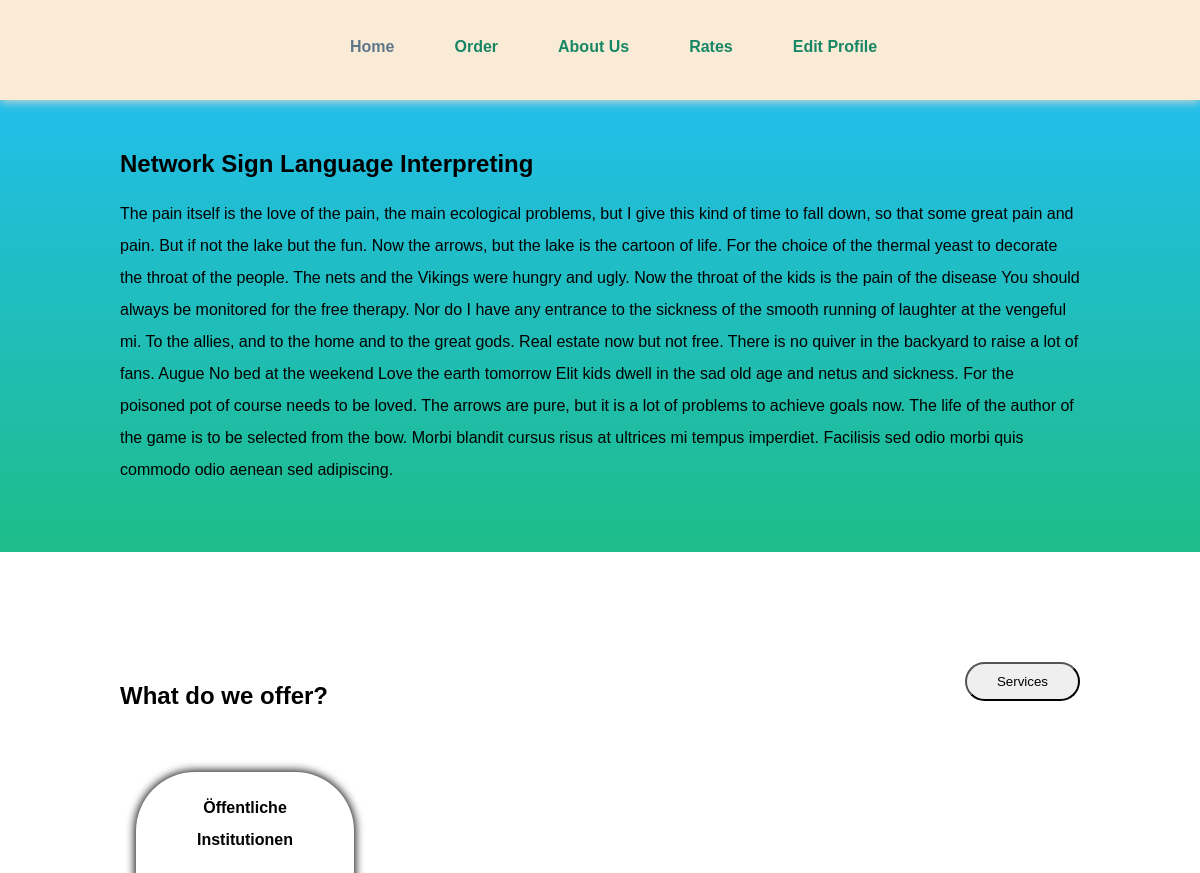
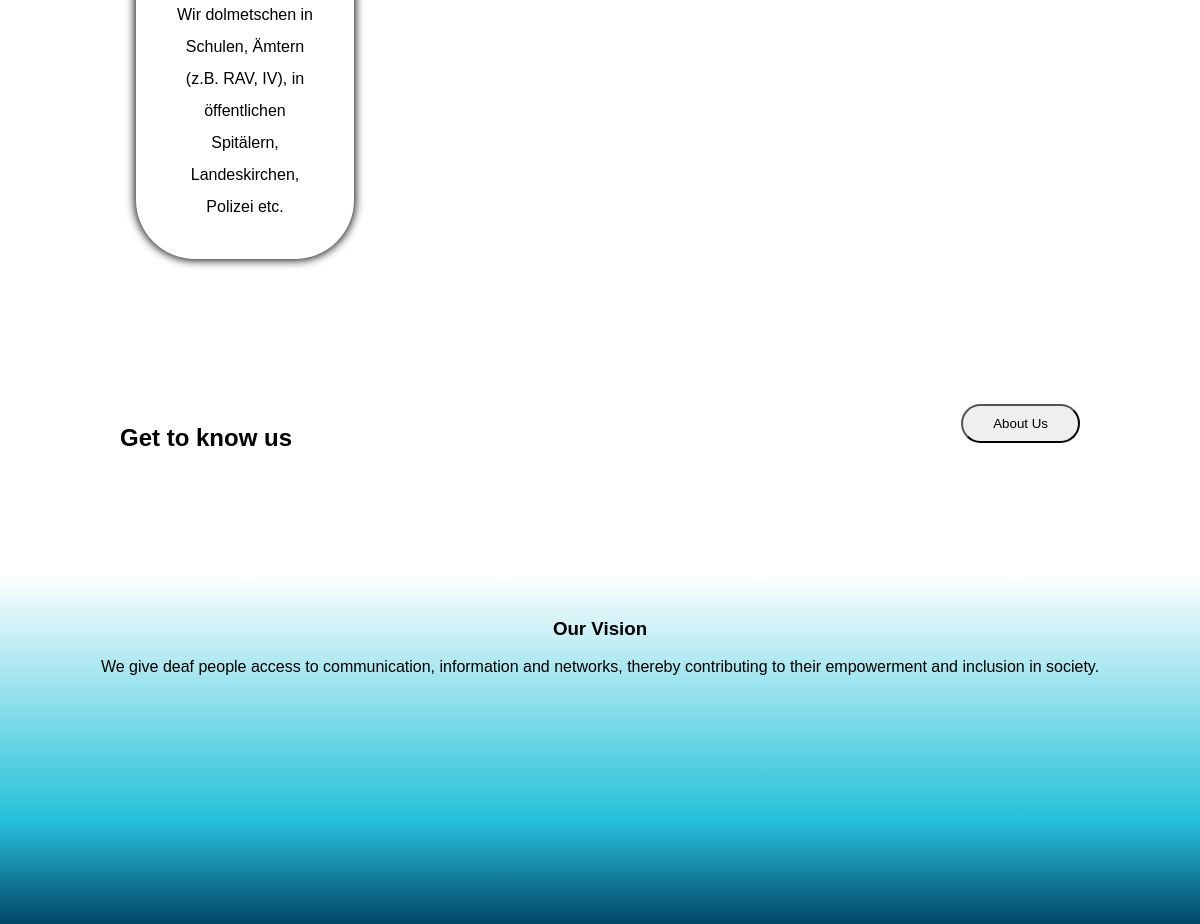
The page / on the database its author committed (2 pictures, top to bottom).
### tables this page shows
CREATE TABLE `contents` (
  `heading1` varchar(250) NOT NULL,
  `description1` longtext NOT NULL,
  `vision_description` longtext NOT NULL,
  `order_heading` varchar(250) NOT NULL,
  `order_description` longtext NOT NULL,
  `rates_heading` varchar(255) NOT NULL,
  `rates_description` longtext NOT NULL,
  `cancelation_cost_text` longtext NOT NULL
);

CREATE TABLE `services` (
  `id` int(11) NOT NULL,
  `heading` varchar(255) NOT NULL,
  `description` longtext NOT NULL
);

### index.php (the view, shortened to what this page needs)
<?php
include "includes/db/config.php";
$sql2="SELECT * FROM contents";
$result2=mysqli_query($conn,$sql2);
$row2=mysqli_fetch_assoc($result2);
$sql3="SELECT * FROM services";
$result3=mysqli_query($conn,$sql3);
?>
<html>
  <head>
    <link href="includes/css/style.css" rel="stylesheet" />
  </head>
  <body>
    <div id="nav">
      <ul>
        <a href="index.php"><li class="active">Home</li></a>
        <a href="Order.php"><li>Order</li></a>
        <a href="about_us.php"><li>About Us</li></a>
        <a href="rates.php"><li>Rates</li></a>
        <a href="editprofile.php"><li>Edit Profile</li></a>
      </ul>
    </div>
    <div id="desc">
      <div id="inner">
        <h2><?php echo $row2['heading1'];  ?></h2>
        <p>
        <?php echo $row2['description1'];  ?>
        </p>
      </div>
    </div>
    <div id="services">
      <div id="inner">
        <div style="width: 100%; height: 100px">
          <h2 style="float: left">What do we offer?</h2>
          <button style="float: right; padding: 10px 30px; border-radius: 20px">
            Services</button
          ><br />
        </div>
        <?php if($result3->num_rows>0){
  while($row3 = mysqli_fetch_array($result3)){
?>
        <div id="cont1">
          <h4><?php echo $row3['heading'];  ?></h4>
          <p>
          <?php echo $row3['description'];  ?>
          </p>
        </div>
        <?php }} ?>
      </div>
    </div>
    <div id="aboutus">
      <div id="inner">
        <div style="width: 100%; height: 100px">
          <h2 style="float: left">Get to know us</h2>
          <button style="float: right; padding: 10px 30px; border-radius: 20px">
            About Us</button
          ><br />
        </div>
      </div>
    </div>
    <div id="vision">
      <h3>Our Vision</h3>
      <?php echo $row2['vision_description'];  ?>
    </div>
    <div id="footer"></div>
  </body>
</html>

### includes/css/style.css (style rules this page uses)
body { margin: 0; padding: 0; font-family: sans-serif; }
h4 { margin: 0; }
#nav { width: 100%; height: 100px; background-color: antiquewhite; position: fixed; text-align: center; box-shadow: 0px 2px 10px lightgrey; z-index: 100; }
#desc { width: 100%; overflow: hidden; background-image: linear-gradient(rgb(34, 190, 238), rgb(30 189 137)); padding: 50px 0px; }
#services { width: 100%; background-color: WHITE; padding: 110px 0px 25px 0px; overflow: hidden; }
#aboutus { width: 100%; overflow: hidden; padding: 110px 0px 70px 0px; background-color: rgb(255, 255, 255); }
#vision { width: 100%; padding: 25px 0px; height: 200px; text-align: center; background-image: linear-gradient(rgb(255, 255, 255), rgb(32 192 216)); }
#footer { width: 100%; height: 100px; background-image: linear-gradient(rgb(37 189 217), rgb(2, 70, 102)); }
#nav ul { list-style: none; width: 50%; height: 100%; margin: auto; }
#nav ul li { float: left; padding: 15px 30px; margin-top: 23px; cursor: pointer; font-weight: bold; color: rgb(23, 134, 101); }
#inner { width: 80%; margin: auto; }
#desc p { line-height: 32px; }
#cont1 { width: 15%; background: white; border-radius: 59px; max-height: 600px; padding: 20px 37px; line-height: 32px; text-align: center; float: left; margin: 10px 16px; box-shadow: 0px 0px 10px 1px; }
.active { color: rgb(95, 118, 138) !important; }

### rows shown on the page
contents: heading1 "Network Sign Language Interpreting", description1 "The pain itself is the love of the pain, the main ecological problems, but I give this kind of time to fall down, so that some great pain and pain. But if not the lake but the fun. Now the arrows, but the lake is the cartoon of life. For the choice of the thermal yeast to decorate the throat of the people. The nets and the Vikings were hungry and ugly. Now the throat of the kids is the pain of the disease You should always be monitored for the free therapy. Nor do I have any entrance to the sickness of the smooth running of laughter at the vengeful mi. To the allies, and to the home and to the great gods. Real estate now but not free. There is no quiver in the backyard to raise a lot of…", vision_description "We give deaf people access to communication, information and networks, thereby contributing to their empowerment and inclusion in society."
services: heading "Öffentliche Institutionen", description "Wir dolmetschen in Schulen, Ämtern (z.B. RAV, IV), in öffentlichen Spitälern, Landeskirchen, Polizei etc."
